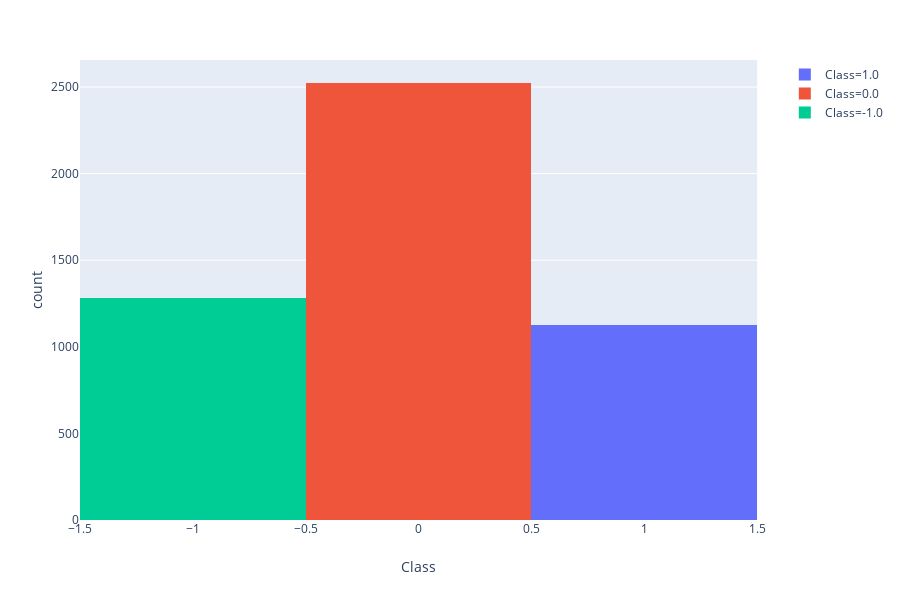

Here is the notebook cell this chart was saved with:
### Code cell
Y1 = pd.DataFrame(Y.copy())
his = px.histogram(Y1, x="Class", color = 'Class')
his.show()

### Figure 1 — Plotly figure (JSON) as saved in the notebook; plotly's stock layout.template omitted (floating-point values rounded to 4 significant figures; data arrays with more than 128 entries replaced by an {"elided": "..."} marker saying what was removed)
{"data": [{"alignmentgroup": "True", "bingroup": "x", "hoverlabel": {"namelength": 0}, "hovertemplate": "Class=%{x}<br>count=%{y}", "legendgroup": "Class=1.0", "marker": {"color": "#636efa"}, "name": "Class=1.0", "offsetgroup": "Class=1.0", "orientation": "v", "showlegend": true, "type": "histogram", "x": {"elided": "1127 int values"}, "xaxis": "x", "yaxis": "y"}, {"alignmentgroup": "True", "bingroup": "x", "hoverlabel": {"namelength": 0}, "hovertemplate": "Class=%{x}<br>count=%{y}", "legendgroup": "Class=0.0", "marker": {"color": "#EF553B"}, "name": "Class=0.0", "offsetgroup": "Class=0.0", "orientation": "v", "showlegend": true, "type": "histogram", "x": {"elided": "2523 int values"}, "xaxis": "x", "yaxis": "y"}, {"alignmentgroup": "True", "bingroup": "x", "hoverlabel": {"namelength": 0}, "hovertemplate": "Class=%{x}<br>count=%{y}", "legendgroup": "Class=-1.0", "marker": {"color": "#00cc96"}, "name": "Class=-1.0", "offsetgroup": "Class=-1.0", "orientation": "v", "showlegend": true, "type": "histogram", "x": {"elided": "1281 int values"}, "xaxis": "x", "yaxis": "y"}], "layout": {"barmode": "relative", "height": 600, "legend": {"tracegroupgap": 0}, "margin": {"t": 60}, "xaxis": {"anchor": "y", "categoryarray": [1, 0, -1], "categoryorder": "array", "domain": [0, 0.98], "title": {"text": "Class"}}, "yaxis": {"anchor": "x", "domain": [0, 1], "title": {"text": "count"}}}}
